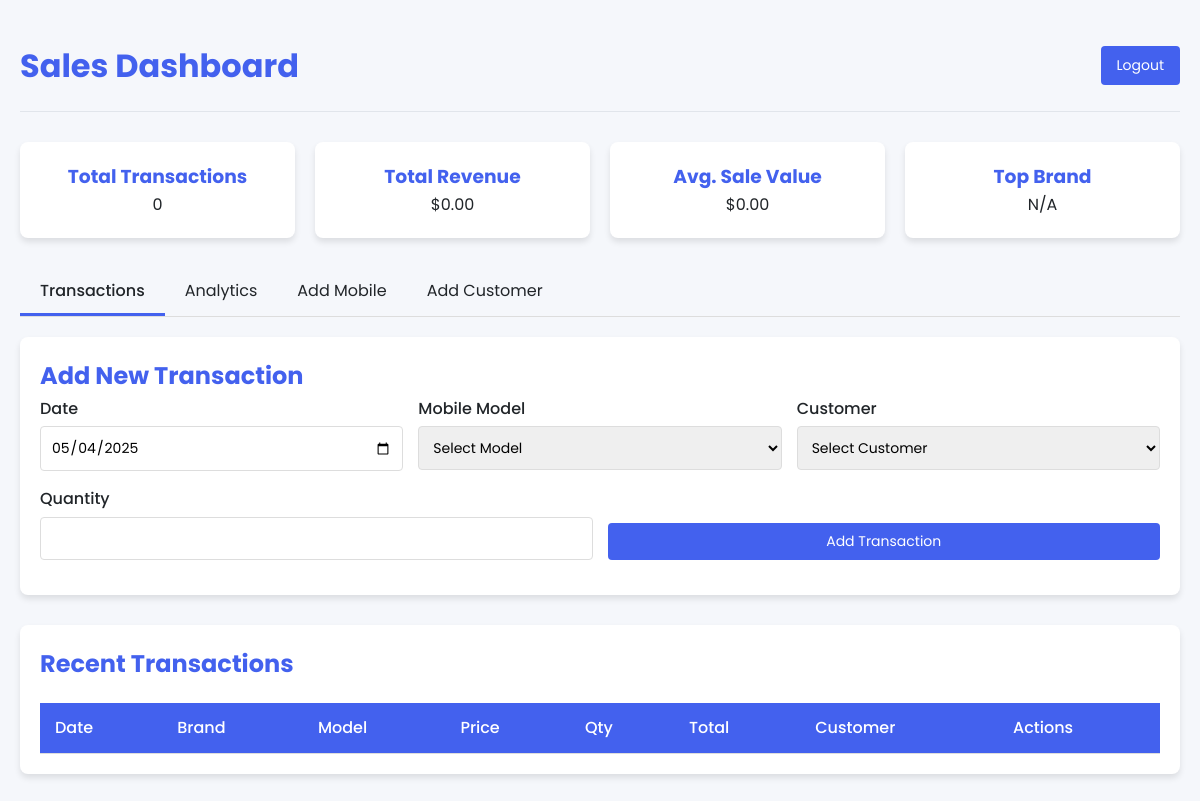
Page /dashboard (signed in) on the earlier database version.
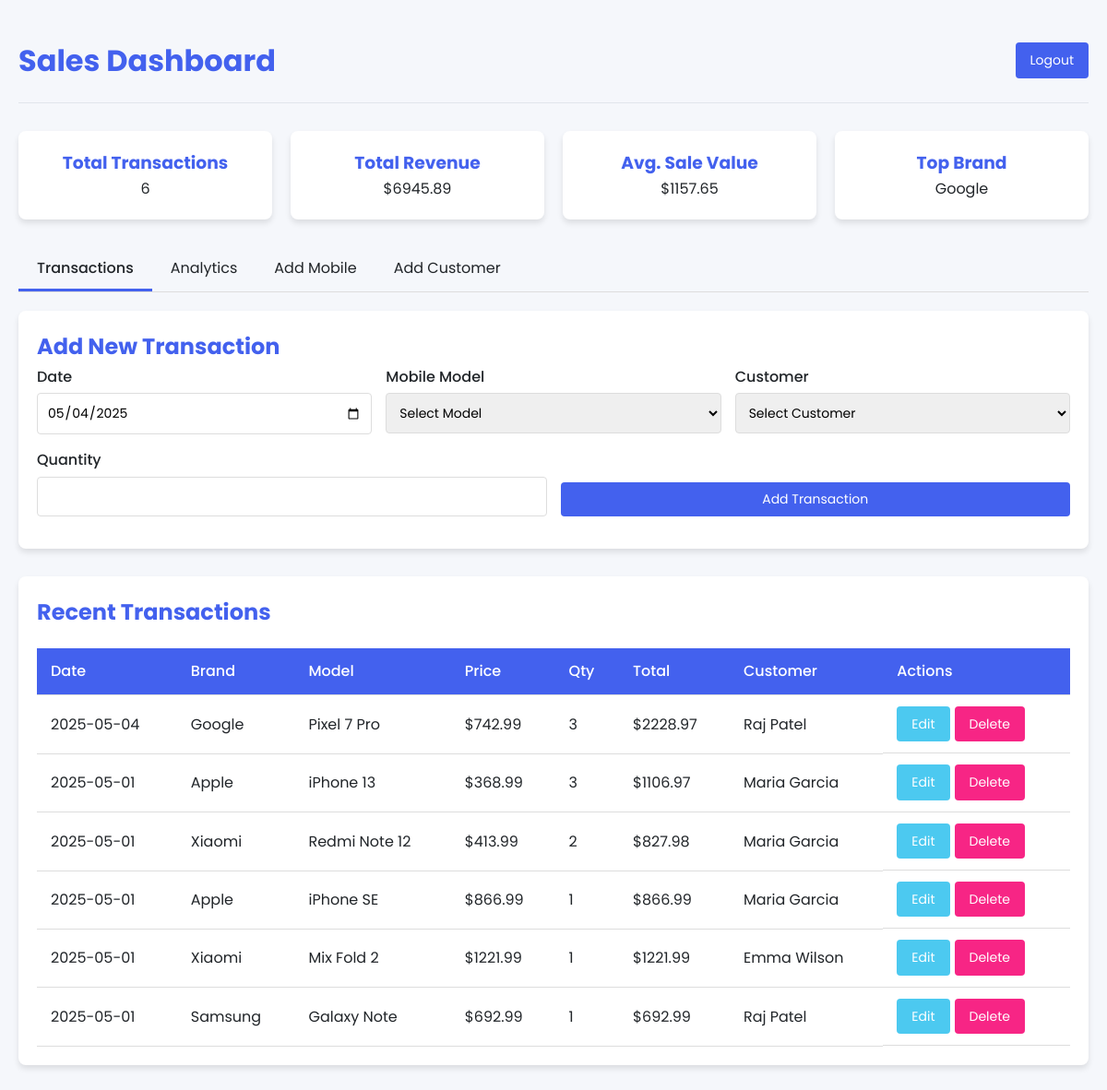
Same page on the later database version.
### tables this page shows
CREATE TABLE transaction_details
                 (tr_id INTEGER PRIMARY KEY AUTOINCREMENT,
                  model_id INTEGER NOT NULL,
                  customer_id INTEGER NOT NULL,
                  quantity INTEGER NOT NULL,
                  date TEXT NOT NULL,
                  total_amount REAL NOT NULL,
                  FOREIGN KEY (model_id) REFERENCES mobile_details (model_id),
                  FOREIGN KEY (customer_id) REFERENCES customer_details (customer_id));

CREATE TABLE mobile_details
                 (model_id INTEGER PRIMARY KEY AUTOINCREMENT,
                  brand_name TEXT NOT NULL,
                  model_name TEXT NOT NULL,
                  price REAL NOT NULL);

CREATE TABLE customer_details
                 (customer_id INTEGER PRIMARY KEY AUTOINCREMENT,
                  name TEXT NOT NULL,
                  dob TEXT,
                  gender TEXT,
                  country TEXT,
                  state TEXT,
                  city TEXT,
                  contact_no TEXT,
                  email_id TEXT UNIQUE);

### app.py (the view)
@app.route('/dashboard')
def dashboard():
    if not session.get('logged_in'):
        return redirect(url_for('login'))
    conn = get_db_connection()
    current_month = datetime.now().strftime('%Y-%m')
    transactions = conn.execute('''
        SELECT td.tr_id, td.date, md.brand_name, md.model_name, md.price,
               td.quantity, td.total_amount, cd.name as customer_name
        FROM transaction_details td
        JOIN mobile_details md ON td.model_id = md.model_id
        JOIN customer_details cd ON td.customer_id = cd.customer_id
        WHERE strftime('%Y-%m', td.date) = ?
        ORDER BY td.date DESC
    ''', (current_month,)).fetchall()
    stats = conn.execute('''
        SELECT COUNT(*) as total_transactions,
            COALESCE(SUM(total_amount), 0) as total_revenue,
            COALESCE(AVG(total_amount), 0) as avg_sale,
            (SELECT md.brand_name
             FROM mobile_details md
             JOIN transaction_details td ON md.model_id = td.model_id
             WHERE strftime('%Y-%m', td.date) = ?
             GROUP BY md.brand_name
             ORDER BY SUM(td.total_amount) DESC
             LIMIT 1) as top_brand
        FROM transaction_details
        WHERE strftime('%Y-%m', date) = ?
    ''', (current_month, current_month)).fetchone()
    models = conn.execute('SELECT model_id, brand_name, model_name FROM mobile_details').fetchall()
    customers = conn.execute('SELECT customer_id, name FROM customer_details').fetchall()
    conn.close()
    plot_url = generate_visualization() if transactions else ''
    monthly_plot, models_plot = generate_analytics() if transactions else ('', '')
    return render_template(
        'dashboard.html',
        transactions=transactions,
        plot_url=plot_url,
        monthly_plot=monthly_plot,
        models_plot=models_plot,
        stats=stats,
        models=models,
        customers=customers
    )

### app.py (called while the page is built)
def get_db_connection():
    conn = sqlite3.connect(DATABASE)
    conn.row_factory = sqlite3.Row
    return conn

def generate_visualization():
    conn = get_db_connection()
    try:
        sales_data = conn.execute('''
            SELECT md.brand_name, SUM(td.total_amount) as total_sales, COUNT(td.tr_id) as transaction_count
            FROM transaction_details td
            JOIN mobile_details md ON td.model_id = md.model_id
            GROUP BY md.brand_name
            ORDER BY total_sales DESC
        ''').fetchall()
        img = BytesIO()
        plt.savefig(img, format='png', dpi=120, bbox_inches='tight')
        img.seek(0)
        plot_url = base64.b64encode(img.getvalue()).decode()
        plt.close()
        return plot_url
    finally:
        conn.close()

### templates/dashboard.html (shortened to what the changed rows need)
<!DOCTYPE html>
<html lang="en">
<head>
</head>
<body>
    <div class="container">
        <header>
            <h1>Sales Dashboard</h1>
        </header>
        <div class="stats-container">
            <div class="stat-card">
                <h3>Total Transactions</h3>
                <p>{{ stats['total_transactions'] }}</p>
            </div>
            <div class="stat-card">
                <h3>Total Revenue</h3>
                <p>${{ "%.2f"|format(stats['total_revenue'] or 0) }}</p>
            </div>
            <div class="stat-card">
                <h3>Avg. Sale Value</h3>
                <p>${{ "%.2f"|format(stats['avg_sale'] or 0) }}</p>
            </div>
            <div class="stat-card">
                <h3>Top Brand</h3>
                <p>{{ stats['top_brand'] or 'N/A' }}</p>
            </div>
        </div>
        <div id="transactions" class="tab-content active">
            <div class="card">
                <h2>Add New Transaction</h2>
            </div>
            <div class="card">
                <h2>Recent Transactions</h2>
                <table>
                    <thead>
                        <tr>
                            <th>Date</th>
                            <th>Brand</th>
                            <th>Model</th>
                            <th>Price</th>
                            <th>Qty</th>
                            <th>Total</th>
                            <th>Customer</th>
                            <th>Actions</th>
                        </tr>
                    </thead>
                    <tbody>
                        {% for transaction in transactions %}
                        <tr>
                            <td>{{ transaction['date'] }}</td>
                            <td>{{ transaction['brand_name'] }}</td>
                            <td>{{ transaction['model_name'] }}</td>
                            <td>${{ "%.2f"|format(transaction['price']) }}</td>
                            <td>{{ transaction['quantity'] }}</td>
                            <td>${{ "%.2f"|format(transaction['total_amount']) }}</td>
                            <td>{{ transaction['customer_name'] }}</td>
                            <td class="action-btns">
                                <a href="/edit_transaction/{{ transaction['tr_id'] }}" class="btn" style="background-color: #4cc9f0;">Edit</a>
                                <a href="/delete_transaction/{{ transaction['tr_id'] }}" class="btn btn-danger"
                                onclick="return confirm('Are you sure you want to delete this transaction?')">
                                    Delete
                                </a>
                            </td>
                        </tr>
                        {% endfor %}
                    </tbody>
                </table>
            </div>
        </div>
    </div>
</body>
</html>

Differences in the rows shown:
now on this page (row edited): transaction_details: total_amount "2228.97"
now on this page (row edited): mobile_details: price "742.99"
now on this page (row edited): transaction_details: total_amount "1106.97"
now on this page (row edited): mobile_details: price "368.99"
now on this page (row edited): transaction_details: total_amount "827.98"
now on this page (row edited): mobile_details: price "413.99"
now on this page (row edited): transaction_details: total_amount "866.99"
now on this page (row edited): mobile_details: price "866.99"
now on this page (row edited): transaction_details: total_amount "1221.99"
now on this page (row edited): mobile_details: price "1221.99"
now on this page (row edited): transaction_details: total_amount "692.99"
now on this page (row edited): mobile_details: price "692.99"
Other differences:
{{ stats['total_transactions'] }}: "0" → "6"
{{ "%.2f"|format(stats['total_revenue'] or 0) }}: "0.00" → "6945.89"
{{ "%.2f"|format(stats['avg_sale'] or 0) }}: "0.00" → "1157.65"
{{ stats['top_brand'] or 'N/A' }}: "N/A" → "Google"
